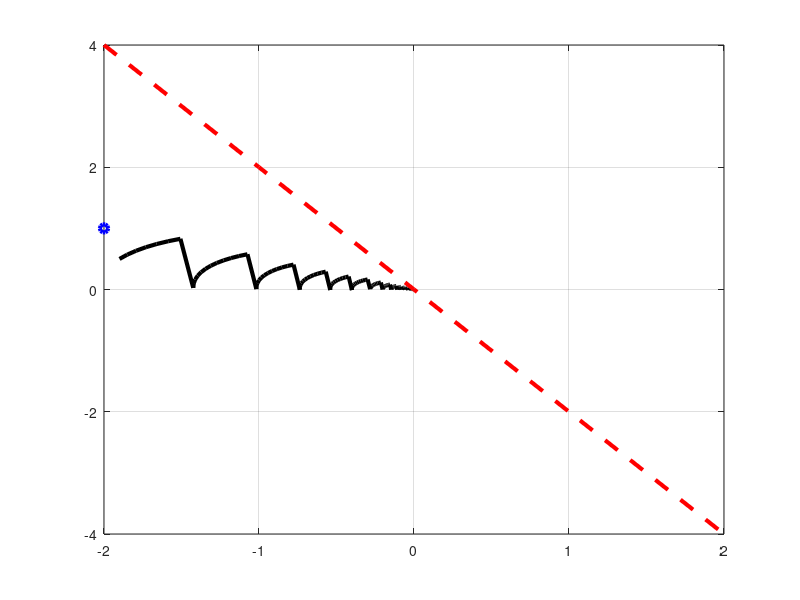

Write the MATLAB code that produced this figure.
clear all; clc;
% Parameters - config
a1 = 2;
a2 = -1;
c = 0.5;
%c = 2.0;

theta_1_bar = 2.5; % > abs(a1)
theta_2_bar = 0.5; % > abs(c + a2)


% System matrices
A = [0 1; a1 a2];
b = [0; 1];

x_0 = [-2; 1];
x_i = x_0; %para plot do ponto inicial

x_s = -abs(x_0(1)):abs(x_0(1));
s_plot = -2*x_s;

h = 0.1;

k = 1;

tMax = 100;

nSamples = tMax/h;

while ( k < nSamples)
   s = c*x_0(1) + x_0(2);

   theta_1 = -theta_1_bar * sign(s*x_0(1));
   theta_2 = -theta_2_bar * sign(s*x_0(2));

   u = theta_1*x_0(1) + theta_2*x_0(2);

   x_dot = A*x_0 + b*u;
   x = x_0 + h*x_dot;
   x_0 = x;
   x_1(k) = x(1);
   x_2(k) = x(2);
   k = k + 1;
end

plot(x_1, x_2, 'k-', 'LineWidth', 3);
hold on;
plot(x_s, s_plot, 'r--', 'LineWidth', 3);
hold on;
plot(x_i(1), x_i(2), 'bo', 'LineWidth', 3);
grid on;

